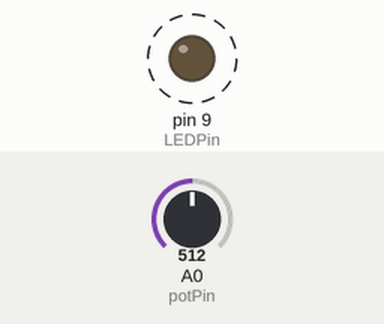
The sketch below on a simulated Arduino Uno, built with avr-gcc and run on an emulated ATmega328P. On the bench: output pins drawn as LEDs (lit = HIGH). Dashed ring = blinking. The test bench sets the inputs (shaded band); at power-on: A0 (potPin) = 512.

Above: at 1.8 s.
1.9 s: A0 (potPin) set to 0
At 3.3 s:
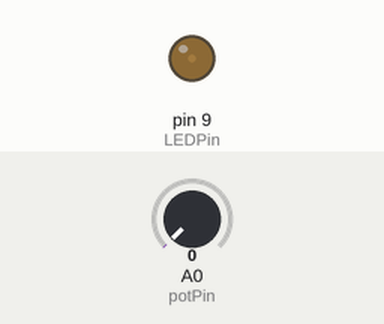
3.6 s: A0 (potPin) set to 122
At 3.9 s:
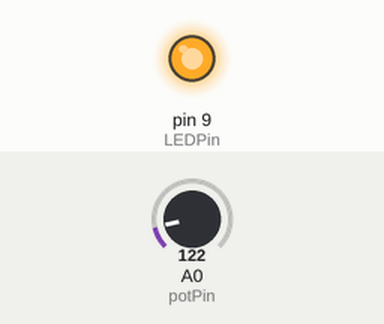
Timing chart, 0 to 13.1 s (numbered marks = the images above; inputs shaded):
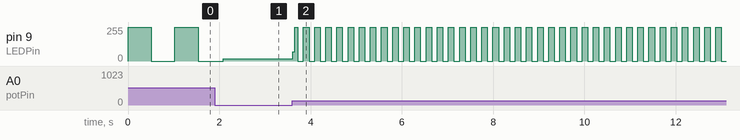

Measured:
- after the input at 3.6 s, pin 9 (LEDPin): 18/255 → 70/255 at once, then moves between 0/255 and 255/255, repeating every 0.24 s
- by itself, pin 9 (LEDPin): alternates 255/255 for 0.51 s and 0/255 for 0.51 s

The sketch:

potIn.ino
```cpp
int potPin = A0;  // pin the pot is attached to
int LEDPin = 9;   // pin the LED is attched to
int potVal = 0;   // value of the sensor

void setup() {
  // put your setup code here, to run once:
  pinMode(LEDPin, OUTPUT);  // set the LED pin as an output
}

void loop() {
  // put your main code here, to run repeatedly:
  // store the value of the pot in a variable
  potVal = analogRead(potPin);

  // turn the LED on
  digitalWrite(LEDPin, HIGH);
  // delay the value of the pot
  delay(potVal);
  // turn the LED off
  digitalWrite(LEDPin, LOW);
  // delay the value of the pot
  delay(potVal);

}
```
